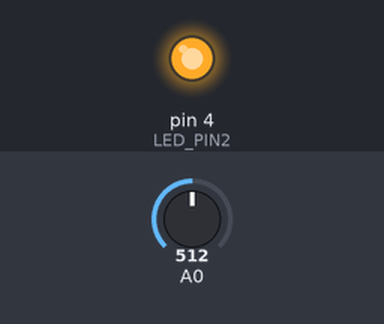
Bench run of a sketch on a simulated Arduino Uno, built with avr-gcc and run on an emulated ATmega328P. Parts: output pins drawn as LEDs (lit = HIGH). The test bench sets the inputs (shaded band); at power-on: A0 = 512.

Above: at 1.2 s.
1.3 s: A0 set to 12
2.8 s: A0 set to 9
At 3.1 s:
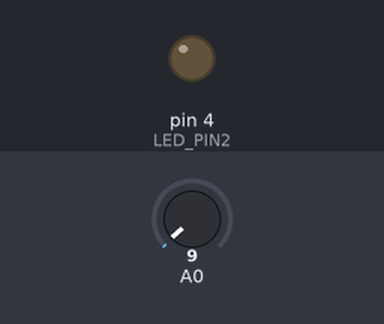
4.3 s: A0 set to 122
At 5.5 s:
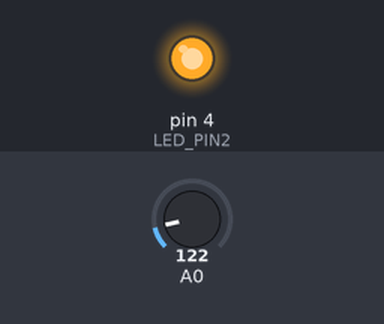
5.8 s: A0 set to 0
At 6.6 s:
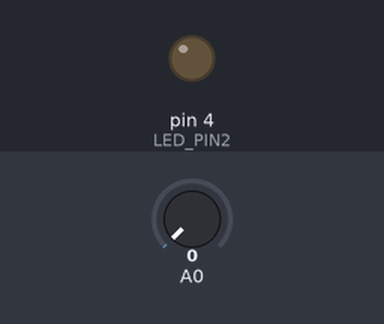
Timing chart, 0 to 8.3 s (numbered marks = the images above; inputs shaded):
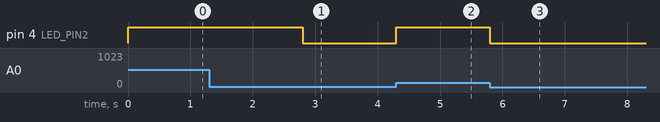

Measured:
- the behaviour switches between 11 and 10 on A0 (found by bisection; images 0 and 1)
- after the input at 1.3 s, every drawn part: stays the same
- after the input at 2.8 s, pin 4 (LED_PIN2): HIGH → LOW at once
- after the input at 4.3 s, pin 4 (LED_PIN2): LOW → HIGH at once
- after the input at 5.8 s, pin 4 (LED_PIN2): HIGH → LOW at once

The sketch:

Photoresistor.Test.ino
```cpp
#define LED_PIN2 4

void setup() {

  pinMode(LED_PIN2, OUTPUT);
  Serial.begin(9600);

}

void loop() {

  int value = analogRead(A0);

  if(value > 10) {
    digitalWrite(LED_PIN2, HIGH);
  } else {
    digitalWrite(LED_PIN2, LOW);
  }
}
```
